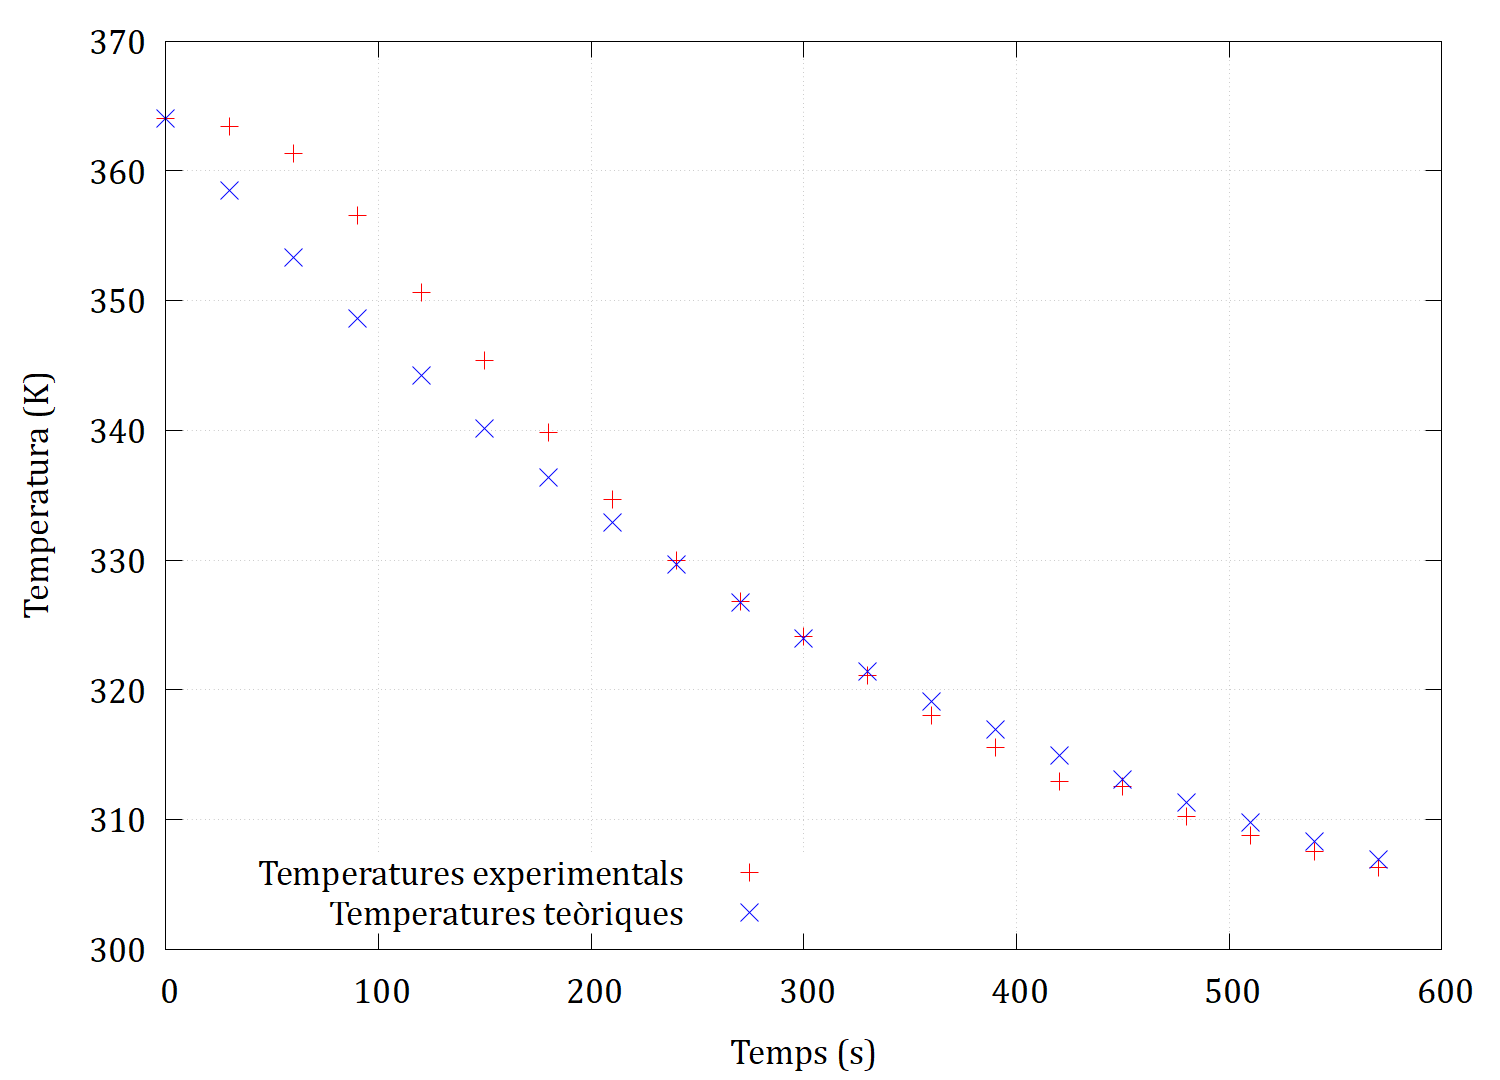

Write the gnuplot code that produced this figure.
set terminal pngcairo enhanced size 1500,1080 enhanced font "Cambria,26"
set output "253.png"
set ylabel "Temperatura (K)"
set xlabel "Temps (s)"
set key bottom left
set yrange [300:370]

set grid
plot "253.dat" using 1:2 with points ps 3 lc rgb "red" title 'Temperatures experimentals', \
     "253.dat"  using 1:3 with points ps 3 lc rgb "blue" title 'Temperatures teòriques'
set output